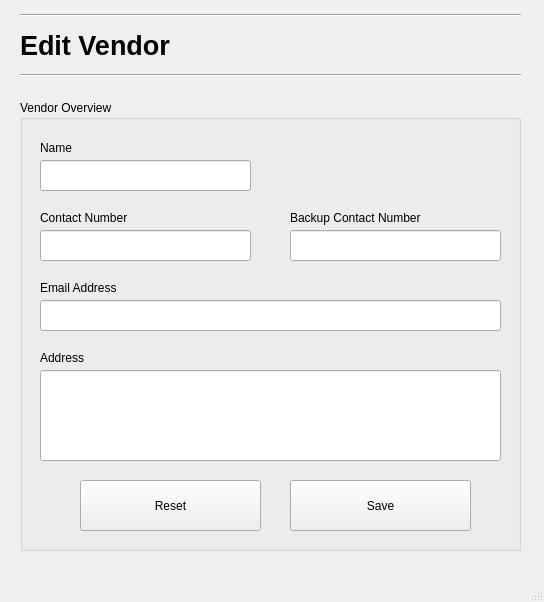
<?xml version="1.0" encoding="UTF-8"?>
<ui version="4.0">
 <class>MainWindow</class>
 <widget class="QMainWindow" name="MainWindow">
  <property name="geometry">
   <rect>
    <x>0</x>
    <y>0</y>
    <width>544</width>
    <height>602</height>
   </rect>
  </property>
  <property name="windowTitle">
   <string>MainWindow</string>
  </property>
  <widget class="QWidget" name="centralwidget">
   <widget class="QLabel" name="label">
    <property name="geometry">
     <rect>
      <x>20</x>
      <y>20</y>
      <width>251</width>
      <height>51</height>
     </rect>
    </property>
    <property name="font">
     <font>
      <pointsize>20</pointsize>
      <weight>75</weight>
      <bold>true</bold>
     </font>
    </property>
    <property name="text">
     <string>Edit Vendor</string>
    </property>
   </widget>
   <widget class="Line" name="line">
    <property name="geometry">
     <rect>
      <x>20</x>
      <y>60</y>
      <width>501</width>
      <height>31</height>
     </rect>
    </property>
    <property name="font">
     <font>
      <pointsize>20</pointsize>
      <weight>75</weight>
      <bold>true</bold>
     </font>
    </property>
    <property name="orientation">
     <enum>Qt::Horizontal</enum>
    </property>
   </widget>
   <widget class="QGroupBox" name="groupBox">
    <property name="geometry">
     <rect>
      <x>20</x>
      <y>100</y>
      <width>501</width>
      <height>451</height>
     </rect>
    </property>
    <property name="title">
     <string>Vendor Overview</string>
    </property>
    <widget class="QLabel" name="label_2">
     <property name="geometry">
      <rect>
       <x>20</x>
       <y>40</y>
       <width>91</width>
       <height>16</height>
      </rect>
     </property>
     <property name="text">
      <string>Name</string>
     </property>
    </widget>
    <widget class="QLabel" name="label_3">
     <property name="geometry">
      <rect>
       <x>20</x>
       <y>180</y>
       <width>111</width>
       <height>16</height>
      </rect>
     </property>
     <property name="text">
      <string>Email Address</string>
     </property>
    </widget>
    <widget class="QLabel" name="label_7">
     <property name="geometry">
      <rect>
       <x>20</x>
       <y>110</y>
       <width>111</width>
       <height>16</height>
      </rect>
     </property>
     <property name="text">
      <string>Contact Number</string>
     </property>
    </widget>
    <widget class="QLineEdit" name="nameText">
     <property name="geometry">
      <rect>
       <x>20</x>
       <y>60</y>
       <width>211</width>
       <height>31</height>
      </rect>
     </property>
    </widget>
    <widget class="QLineEdit" name="emailText">
     <property name="geometry">
      <rect>
       <x>20</x>
       <y>200</y>
       <width>461</width>
       <height>31</height>
      </rect>
     </property>
    </widget>
    <widget class="QLabel" name="label_8">
     <property name="geometry">
      <rect>
       <x>270</x>
       <y>110</y>
       <width>151</width>
       <height>16</height>
      </rect>
     </property>
     <property name="text">
      <string>Backup Contact Number</string>
     </property>
    </widget>
    <widget class="QLineEdit" name="backupText">
     <property name="geometry">
      <rect>
       <x>270</x>
       <y>130</y>
       <width>211</width>
       <height>31</height>
      </rect>
     </property>
    </widget>
    <widget class="QLineEdit" name="contactText">
     <property name="geometry">
      <rect>
       <x>20</x>
       <y>130</y>
       <width>211</width>
       <height>31</height>
      </rect>
     </property>
    </widget>
    <widget class="QLineEdit" name="addressText">
     <property name="geometry">
      <rect>
       <x>20</x>
       <y>270</y>
       <width>461</width>
       <height>91</height>
      </rect>
     </property>
    </widget>
    <widget class="QLabel" name="label_18">
     <property name="geometry">
      <rect>
       <x>20</x>
       <y>250</y>
       <width>151</width>
       <height>16</height>
      </rect>
     </property>
     <property name="text">
      <string>Address</string>
     </property>
    </widget>
    <widget class="QPushButton" name="resetButton">
     <property name="geometry">
      <rect>
       <x>60</x>
       <y>380</y>
       <width>181</width>
       <height>51</height>
      </rect>
     </property>
     <property name="text">
      <string>Reset</string>
     </property>
    </widget>
   </widget>
   <widget class="Line" name="line_2">
    <property name="geometry">
     <rect>
      <x>20</x>
      <y>0</y>
      <width>501</width>
      <height>31</height>
     </rect>
    </property>
    <property name="font">
     <font>
      <pointsize>20</pointsize>
      <weight>75</weight>
      <bold>true</bold>
     </font>
    </property>
    <property name="orientation">
     <enum>Qt::Horizontal</enum>
    </property>
   </widget>
   <widget class="QPushButton" name="saveButton">
    <property name="geometry">
     <rect>
      <x>290</x>
      <y>480</y>
      <width>181</width>
      <height>51</height>
     </rect>
    </property>
    <property name="text">
     <string>Save</string>
    </property>
   </widget>
  </widget>
  <widget class="QMenuBar" name="menubar">
   <property name="geometry">
    <rect>
     <x>0</x>
     <y>0</y>
     <width>544</width>
     <height>24</height>
    </rect>
   </property>
  </widget>
  <widget class="QStatusBar" name="statusbar"/>
 </widget>
 <resources/>
 <connections/>
</ui>
